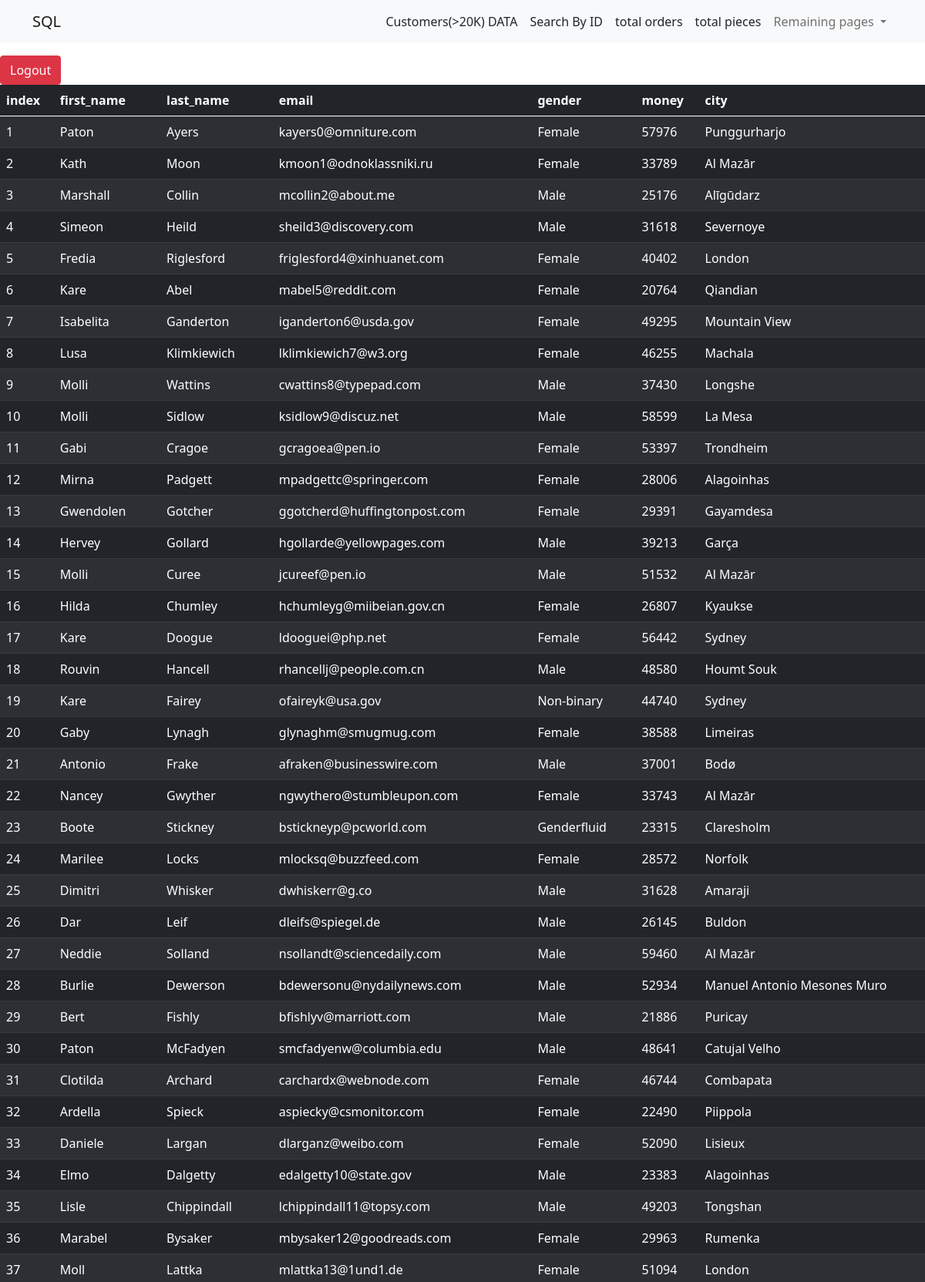
Page /welcome/customer.php (signed in, upper part) on the committed database.
### tables this page shows
CREATE TABLE `data` (
  `id` int(11) NOT NULL,
  `first_name` varchar(50) DEFAULT NULL,
  `last_name` varchar(50) DEFAULT NULL,
  `email` varchar(50) DEFAULT NULL,
  `password` varchar(100) NOT NULL,
  `gender` varchar(50) DEFAULT NULL,
  `money` int(11) DEFAULT NULL,
  `city` varchar(50) DEFAULT NULL,
  `manager_id` int(11) NOT NULL
);

### welcome/customer.php (the view, shortened to what this page needs)
<?php
require "../database.php";
$query = "SELECT * FROM `data` WHERE money > 20000";
$result = mysqli_query($connection, $query);
?>
<!DOCTYPE html>
<html lang="en">
<head>
    <link rel="stylesheet" href="../css/bootstrap.min.css">
</head>
<body>
    <?php require "./nav.php"; ?>
    <a href="../login/logout.php" class="btn btn-danger mt-3">Logout</a>
    <table class="table table-dark table-striped">
        <thead>
            <th>index</th>
            <th>first_name</th>
            <th>last_name</th>
            <th>email</th>
            <th>gender</th>
            <th>money</th>
            <th>city</th>
        </thead>
        <tbody>
            <?php
            $i = 1;
            while ($row = mysqli_fetch_assoc($result)) {
            ?>
                <tr>
                    <td><?= $i++ ?></td>
                    <td><?php echo $row['first_name'] ?></td>
                    <td><?php echo $row['last_name'] ?></td>
                    <td><?php echo $row['email'] ?></td>
                    <td><?php echo $row['gender'] ?></td>
                    <td><?php echo $row['money'] ?></td>
                    <td><?php echo $row['city'] ?></td>
                </tr>
            <?php } ?>
        </tbody>
    </table>
</body>
</html>

### welcome/nav.php (shortened to what this page needs)
<nav class="navbar navbar-expand-lg navbar-light bg-light">
    <div class="container">
        <a class="navbar-brand" href="./home.php">SQL</a>
        <div class="collapse navbar-collapse" id="navbarNav">
            <ul class="navbar-nav ms-lg-auto">
                <li class="nav-item">
                    <a class="nav-link text-body" aria-current="page" href="./customer.php">Customers(>20K) DATA</a>
                </li>
                <li class="nav-item">
                    <a class="nav-link text-body" href="./idForm.php">Search By ID</a>
                </li>
                <li class="nav-item">
                    <a class="nav-link text-body" href="./totalOrder.php">total orders</a>
                </li>
                <li class="nav-item">
                    <a class="nav-link text-body" href="./totalPrice.php">total pieces</a>
                </li>
                <li class="nav-item dropdown">
                    <a class="nav-link dropdown-toggle" href="#" id="navbarDropdownMenuLink" role="button" data-bs-toggle="dropdown" aria-expanded="false">
                        Remaining pages
                    </a>
                </li>
            </ul>
        </div>
    </div>
</nav>

### rows in the picture
data: first_name "Paton", last_name "Ayers", email "kayers0@omniture.com", gender "Female", money "57976", city "Punggurharjo"
data: first_name "Kath", last_name "Moon", email "kmoon1@odnoklassniki.ru", gender "Female", money "33789", city "Al Mazār"
data: first_name "Marshall", last_name "Collin", email "mcollin2@about.me", gender "Male", money "25176", city "Alīgūdarz"
data: first_name "Simeon", last_name "Heild", email "sheild3@discovery.com", gender "Male", money "31618", city "Severnoye"
data: first_name "Fredia", last_name "Riglesford", email "friglesford4@xinhuanet.com", gender "Female", money "40402", city "London"
data: first_name "Kare", last_name "Abel", email "mabel5@reddit.com", gender "Female", money "20764", city "Qiandian"
data: first_name "Isabelita", last_name "Ganderton", email "iganderton6@usda.gov", gender "Female", money "49295", city "Mountain View"
data: first_name "Lusa", last_name "Klimkiewich", email "lklimkiewich7@w3.org", gender "Female", money "46255", city "Machala"
data: first_name "Molli", last_name "Wattins", email "cwattins8@typepad.com", gender "Male", money "37430", city "Longshe"
data: first_name "Molli", last_name "Sidlow", email "ksidlow9@discuz.net", gender "Male", money "58599", city "La Mesa"
data: first_name "Gabi", last_name "Cragoe", email "gcragoea@pen.io", gender "Female", money "53397", city "Trondheim"
data: first_name "Mirna", last_name "Padgett", email "mpadgettc@springer.com", gender "Female", money "28006", city "Alagoinhas"
data: first_name "Gwendolen", last_name "Gotcher", email "ggotcherd@huffingtonpost.com", gender "Female", money "29391", city "Gayamdesa"
data: first_name "Hervey", last_name "Gollard", email "hgollarde@yellowpages.com", gender "Male", money "39213", city "Garça"
data: first_name "Molli", last_name "Curee", email "jcureef@pen.io", gender "Male", money "51532", city "Al Mazār"
data: first_name "Hilda", last_name "Chumley", email "hchumleyg@miibeian.gov.cn", gender "Female", money "26807", city "Kyaukse"
data: first_name "Kare", last_name "Doogue", email "ldooguei@php.net", gender "Female", money "56442", city "Sydney"
data: first_name "Rouvin", last_name "Hancell", email "rhancellj@people.com.cn", gender "Male", money "48580", city "Houmt Souk"
data: first_name "Kare", last_name "Fairey", email "ofaireyk@usa.gov", gender "Non-binary", money "44740", city "Sydney"
data: first_name "Gaby", last_name "Lynagh", email "glynaghm@smugmug.com", gender "Female", money "38588", city "Limeiras"
data: first_name "Antonio", last_name "Frake", email "afraken@businesswire.com", gender "Male", money "37001", city "Bodø"
data: first_name "Nancey", last_name "Gwyther", email "ngwythero@stumbleupon.com", gender "Female", money "33743", city "Al Mazār"
data: first_name "Boote", last_name "Stickney", email "bstickneyp@pcworld.com", gender "Genderfluid", money "23315", city "Claresholm"
data: first_name "Marilee", last_name "Locks", email "mlocksq@buzzfeed.com", gender "Female", money "28572", city "Norfolk"
data: first_name "Dimitri", last_name "Whisker", email "dwhiskerr@g.co", gender "Male", money "31628", city "Amaraji"
data: first_name "Dar", last_name "Leif", email "dleifs@spiegel.de", gender "Male", money "26145", city "Buldon"
data: first_name "Neddie", last_name "Solland", email "nsollandt@sciencedaily.com", gender "Male", money "59460", city "Al Mazār"
data: first_name "Burlie", last_name "Dewerson", email "bdewersonu@nydailynews.com", gender "Male", money "52934", city "Manuel Antonio Mesones Muro"
data: first_name "Bert", last_name "Fishly", email "bfishlyv@marriott.com", gender "Male", money "21886", city "Puricay"
data: first_name "Paton", last_name "McFadyen", email "smcfadyenw@columbia.edu", gender "Male", money "48641", city "Catujal Velho"
data: first_name "Clotilda", last_name "Archard", email "carchardx@webnode.com", gender "Female", money "46744", city "Combapata"
data: first_name "Ardella", last_name "Spieck", email "aspiecky@csmonitor.com", gender "Female", money "22490", city "Piippola"
data: first_name "Daniele", last_name "Largan", email "dlarganz@weibo.com", gender "Female", money "52090", city "Lisieux"
data: first_name "Elmo", last_name "Dalgetty", email "edalgetty10@state.gov", gender "Male", money "23383", city "Alagoinhas"
data: first_name "Lisle", last_name "Chippindall", email "lchippindall11@topsy.com", gender "Male", money "49203", city "Tongshan"
data: first_name "Marabel", last_name "Bysaker", email "mbysaker12@goodreads.com", gender "Female", money "29963", city "Rumenka"
data: first_name "Moll", last_name "Lattka", email "mlattka13@1und1.de", gender "Female", money "51094", city "London"
